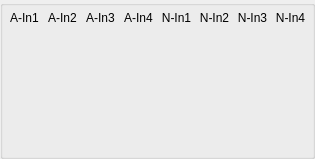
    <widget class="QGroupBox" name="groupBox_3">
     <property name="styleSheet">
      <string notr="true"/>
     </property>
     <property name="title">
      <string/>
     </property>
     <layout class="QGridLayout" name="gridLayout_2">
      <property name="leftMargin">
       <number>5</number>
      </property>
      <property name="topMargin">
       <number>5</number>
      </property>
      <property name="rightMargin">
       <number>5</number>
      </property>
      <property name="bottomMargin">
       <number>5</number>
      </property>
      <property name="spacing">
       <number>5</number>
      </property>
      <item row="1" column="0" alignment="Qt::AlignLeft">
       <widget class="VolumeWidget" name="Meter_In_1" native="true">
        <property name="minimumSize">
         <size>
          <width>33</width>
          <height>121</height>
         </size>
        </property>
        <property name="maximumSize">
         <size>
          <width>33</width>
          <height>121</height>
         </size>
        </property>
        <property name="MaxValue" stdset="0">
         <number>0</number>
        </property>
        <property name="MinValue" stdset="0">
         <number>-100</number>
        </property>
        <property name="SingleTrack" stdset="0">
         <bool>true</bool>
        </property>
        <property name="ScaleLabel" stdset="0">
         <bool>true</bool>
        </property>
       </widget>
      </item>
      <item row="1" column="4" alignment="Qt::AlignLeft">
       <widget class="VolumeWidget" name="Meter_In_5" native="true">
        <property name="minimumSize">
         <size>
          <width>33</width>
          <height>121</height>
         </size>
        </property>
        <property name="maximumSize">
         <size>
          <width>33</width>
          <height>121</height>
         </size>
        </property>
        <property name="MaxValue" stdset="0">
         <number>0</number>
        </property>
        <property name="MinValue" stdset="0">
         <number>-100</number>
        </property>
        <property name="SingleTrack" stdset="0">
         <bool>true</bool>
        </property>
        <property name="ScaleLabel" stdset="0">
         <bool>true</bool>
        </property>
       </widget>
      </item>
      <item row="1" column="7" alignment="Qt::AlignLeft">
       <widget class="VolumeWidget" name="Meter_In_8" native="true">
        <property name="minimumSize">
         <size>
          <width>33</width>
          <height>121</height>
         </size>
        </property>
        <property name="maximumSize">
         <size>
          <width>33</width>
          <height>121</height>
         </size>
        </property>
        <property name="MaxValue" stdset="0">
         <number>0</number>
        </property>
        <property name="MinValue" stdset="0">
         <number>-100</number>
        </property>
        <property name="SingleTrack" stdset="0">
         <bool>true</bool>
        </property>
        <property name="ScaleLabel" stdset="0">
         <bool>true</bool>
        </property>
       </widget>
      </item>
      <item row="1" column="1" alignment="Qt::AlignLeft">
       <widget class="VolumeWidget" name="Meter_In_2" native="true">
        <property name="minimumSize">
         <size>
          <width>33</width>
          <height>121</height>
         </size>
        </property>
        <property name="maximumSize">
         <size>
          <width>33</width>
          <height>121</height>
         </size>
        </property>
        <property name="MaxValue" stdset="0">
         <number>0</number>
        </property>
        <property name="MinValue" stdset="0">
         <number>-100</number>
        </property>
        <property name="SingleTrack" stdset="0">
         <bool>true</bool>
        </property>
        <property name="ScaleLabel" stdset="0">
         <bool>true</bool>
        </property>
       </widget>
      </item>
      <item row="1" column="2" alignment="Qt::AlignLeft">
       <widget class="VolumeWidget" name="Meter_In_3" native="true">
        <property name="minimumSize">
         <size>
          <width>33</width>
          <height>121</height>
         </size>
        </property>
        <property name="maximumSize">
         <size>
          <width>33</width>
          <height>121</height>
         </size>
        </property>
        <property name="MaxValue" stdset="0">
         <number>0</number>
        </property>
        <property name="MinValue" stdset="0">
         <number>-100</number>
        </property>
        <property name="SingleTrack" stdset="0">
         <bool>true</bool>
        </property>
        <property name="ScaleLabel" stdset="0">
         <bool>true</bool>
        </property>
       </widget>
      </item>
      <item row="1" column="6" alignment="Qt::AlignLeft">
       <widget class="VolumeWidget" name="Meter_In_7" native="true">
        <property name="minimumSize">
         <size>
          <width>33</width>
          <height>121</height>
         </size>
        </property>
        <property name="maximumSize">
         <size>
          <width>33</width>
          <height>121</height>
         </size>
        </property>
        <property name="MaxValue" stdset="0">
         <number>0</number>
        </property>
        <property name="MinValue" stdset="0">
         <number>-100</number>
        </property>
        <property name="SingleTrack" stdset="0">
         <bool>true</bool>
        </property>
        <property name="ScaleLabel" stdset="0">
         <bool>true</bool>
        </property>
       </widget>
      </item>
      <item row="1" column="5" alignment="Qt::AlignLeft">
       <widget class="VolumeWidget" name="Meter_In_6" native="true">
        <property name="minimumSize">
         <size>
          <width>33</width>
          <height>121</height>
         </size>
        </property>
        <property name="maximumSize">
         <size>
          <width>33</width>
          <height>121</height>
         </size>
        </property>
        <property name="MaxValue" stdset="0">
         <number>0</number>
        </property>
        <property name="MinValue" stdset="0">
         <number>-100</number>
        </property>
        <property name="SingleTrack" stdset="0">
         <bool>true</bool>
        </property>
        <property name="ScaleLabel" stdset="0">
         <bool>true</bool>
        </property>
       </widget>
      </item>
      <item row="1" column="3" alignment="Qt::AlignLeft">
       <widget class="VolumeWidget" name="Meter_In_4" native="true">
        <property name="minimumSize">
         <size>
          <width>33</width>
          <height>121</height>
         </size>
        </property>
        <property name="maximumSize">
         <size>
          <width>33</width>
          <height>121</height>
         </size>
        </property>
        <property name="MaxValue" stdset="0">
         <number>0</number>
        </property>
        <property name="MinValue" stdset="0">
         <number>-100</number>
        </property>
        <property name="SingleTrack" stdset="0">
         <bool>true</bool>
        </property>
        <property name="ScaleLabel" stdset="0">
         <bool>true</bool>
        </property>
       </widget>
      </item>
      <item row="0" column="0">
       <widget class="QLabel" name="label_10">
        <property name="lineWidth">
         <number>1</number>
        </property>
        <property name="text">
         <string>A-In1</string>
        </property>
        <property name="alignment">
         <set>Qt::AlignCenter</set>
        </property>
       </widget>
      </item>
      <item row="0" column="1">
       <widget class="QLabel" name="label_12">
        <property name="lineWidth">
         <number>1</number>
        </property>
        <property name="text">
         <string>A-In2</string>
        </property>
        <property name="alignment">
         <set>Qt::AlignCenter</set>
        </property>
       </widget>
      </item>
      <item row="0" column="2">
       <widget class="QLabel" name="label_14">
        <property name="lineWidth">
         <number>1</number>
        </property>
        <property name="text">
         <string>A-In3</string>
        </property>
        <property name="alignment">
         <set>Qt::AlignCenter</set>
        </property>
       </widget>
      </item>
      <item row="0" column="3">
       <widget class="QLabel" name="label_15">
        <property name="lineWidth">
         <number>1</number>
        </property>
        <property name="text">
         <string>A-In4</string>
        </property>
        <property name="alignment">
         <set>Qt::AlignCenter</set>
        </property>
       </widget>
      </item>
      <item row="0" column="4">
       <widget class="QLabel" name="label_35">
        <property name="lineWidth">
         <number>1</number>
        </property>
        <property name="text">
         <string>N-In1</string>
        </property>
        <property name="alignment">
         <set>Qt::AlignCenter</set>
        </property>
       </widget>
      </item>
      <item row="0" column="5">
       <widget class="QLabel" name="label_36">
        <property name="lineWidth">
         <number>1</number>
        </property>
        <property name="text">
         <string>N-In2</string>
        </property>
        <property name="alignment">
         <set>Qt::AlignCenter</set>
        </property>
       </widget>
      </item>
      <item row="0" column="6">
       <widget class="QLabel" name="label_33">
        <property name="lineWidth">
         <number>1</number>
        </property>
        <property name="text">
         <string>N-In3</string>
        </property>
        <property name="alignment">
         <set>Qt::AlignCenter</set>
        </property>
       </widget>
      </item>
      <item row="0" column="7">
       <widget class="QLabel" name="label_34">
        <property name="lineWidth">
         <number>1</number>
        </property>
        <property name="text">
         <string>N-In4</string>
        </property>
        <property name="alignment">
         <set>Qt::AlignCenter</set>
        </property>
       </widget>
      </item>
     </layout>
    </widget>
